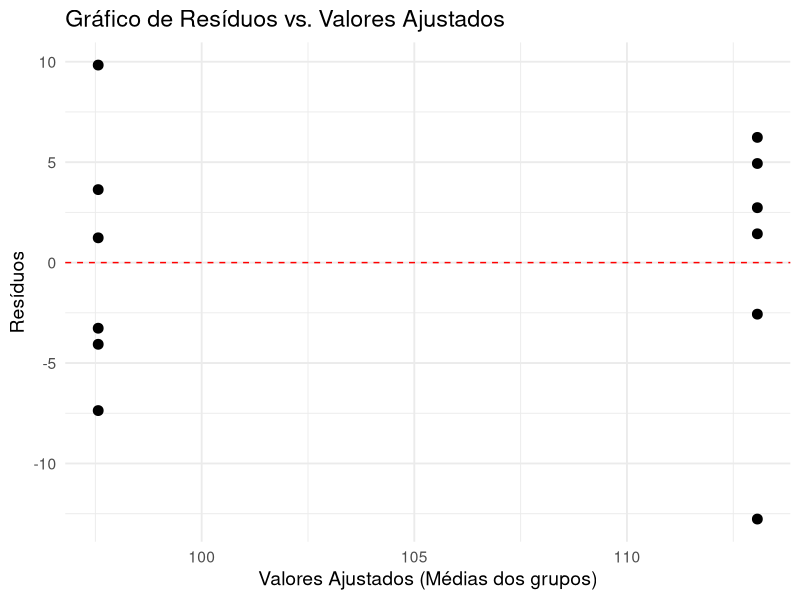
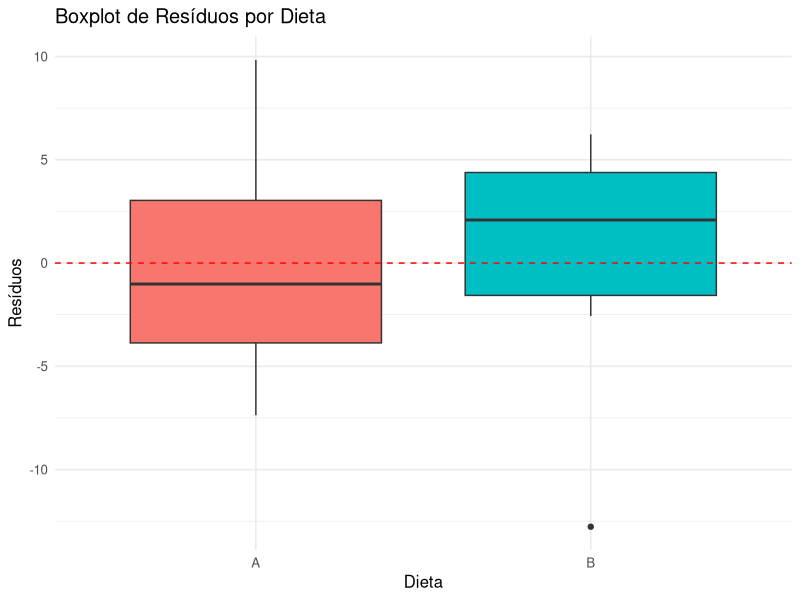
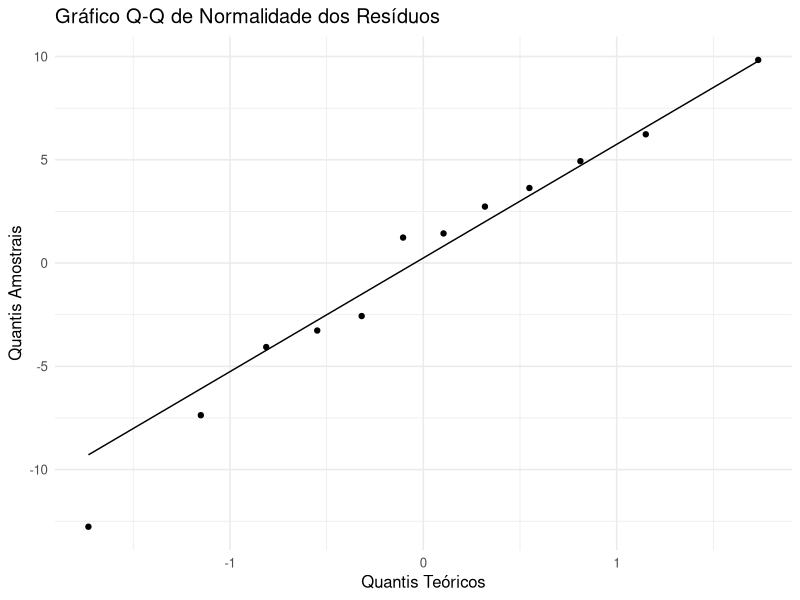
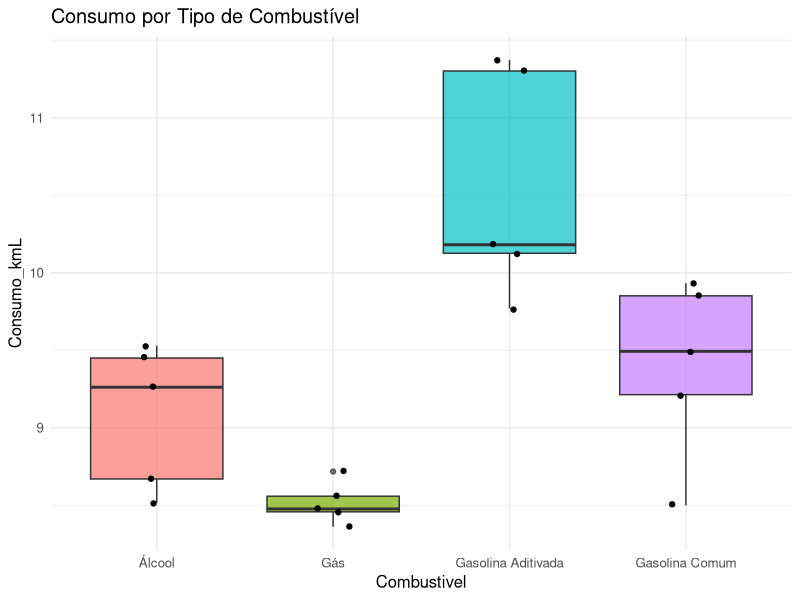

These charts were generated, in order, by the following R code:
## ---- chunk 1
# Opções globais do Knitr
options(html.tag.transform.rmarkdown = function(x) x)
knitr::opts_chunk$set(echo = TRUE, fig.align = 'center', message = FALSE, warning = FALSE, fig.width=8, fig.height=4.5)

# Carregar pacotes necessários
library(ggplot2)
library(dplyr)
library(MASS) # Para a função ginv()
library(DiagrammeR)
library(sf)
library(tidyverse)
## ---- chunk 2
# Dados do exemplo dos porcos
dados_porcos <- data.frame(
  Dieta = factor(c("B", "A", "A", "B", "A", "B", "B", "A", "B", "A", "A", "B")),
  Peso_final = c(114.5, 90.2, 98.8, 100.3, 107.4, 118.0, 110.5, 101.2, 115.8, 94.3, 93.5, 119.3)
)

# Ajustar o modelo
modelo_porcos <- lm(Peso_final ~ Dieta, data = dados_porcos)

# Adicionar resíduos e valores ajustados ao dataframe
dados_porcos$residuos <- residuals(modelo_porcos)
dados_porcos$ajustados <- fitted(modelo_porcos)
## ---- chunk 3
ggplot(dados_porcos, aes(x = ajustados, y = residuos)) +
  geom_point(size = 3) +
  geom_hline(yintercept = 0, linetype = "dashed", color = "red") +
  labs(title = "Gráfico de Resíduos vs. Valores Ajustados",
       x = "Valores Ajustados (Médias dos grupos)", y = "Resíduos") +
  theme_minimal(base_size = 14)
## ---- chunk 4
ggplot(dados_porcos, aes(x = Dieta, y = residuos, fill = Dieta)) +
  geom_boxplot() +
  geom_hline(yintercept = 0, linetype = "dashed", color="red") +
  labs(title = "Boxplot de Resíduos por Dieta", y="Resíduos") +
  theme_minimal(base_size = 12) + theme(legend.position = "none")
## ---- chunk 5
ggplot(dados_porcos, aes(sample = residuos)) +
  stat_qq() +
  stat_qq_line() +
  labs(title = "Gráfico Q-Q de Normalidade dos Resíduos",
       x = "Quantis Teóricos", y = "Quantis Amostrais") +
  theme_minimal(base_size = 12)
## ---- chunk 6
set.seed(2023)
dados_comb <- data.frame(
  Combustivel = factor(rep(c("Gasolina Comum", "Gasolina Aditivada", "Álcool", "Gás"), each = 5)),
  # Simular médias: Gas. Adit > Gas. Comum, Gasolinas > Álcool, Álcool > Gás
  Consumo_kmL = c(rnorm(5, 10, 0.8),    # Gas. Comum
                  rnorm(5, 10.5, 0.8),  # Gas. Aditivada
                  rnorm(5, 9, 0.8),     # Álcool
                  rnorm(5, 8, 0.8))     # Gás
)
## ---- chunk 7
ggplot(dados_comb, aes(x = Combustivel, y = Consumo_kmL, fill = Combustivel)) +
  geom_boxplot(alpha=0.7) + geom_jitter(width=0.1) +
  theme_minimal(base_size = 12) + theme(legend.position = "none") +
  labs(title="Consumo por Tipo de Combustível")
## ---- chunk 8
# Ajustar o modelo linear
modelo_comb <- lm(Consumo_kmL ~ Combustivel, data = dados_comb)

# Tabela de ANOVA
anova(modelo_comb)
## ---- chunk 9
# Definir os coeficientes corretos
c1 <- c(1, -1, 0, 0)
c2 <- c(1, 1, -2, 0)
c3 <- c(1, 1, 1, -3)

# Combinar em uma matriz de contrastes
matriz_contrastes_correta <- cbind(c1, c2, c3)

# Aplicar esta matriz ao fator 'Combustivel' em nossos dados
# É CRUCIAL que o fator no dataframe tenha os contrastes definidos ANTES de ajustar o modelo
contrasts(dados_comb$Combustivel) <- matriz_contrastes_correta
## ---- chunk 10
# 1. Ajustar o modelo de ANOVA agora que os contrastes estão definidos no fator
modelo_comb_aov <- aov(Consumo_kmL ~ Combustivel, data = dados_comb)
## ---- chunk 11
# 2. Pedir o sumário do modelo. O R usará os contrastes definidos.
summary.lm(modelo_comb_aov)
## ---- chunk 12
# A função 'summary.aov' com o argumento 'split' faz a partição
summary(modelo_comb_aov, split = list(
  Combustivel = list("G.Comum vs G.Adit" = 1, "Gas vs Alcool" = 2, "Líquidos vs Gas" = 3)
))
